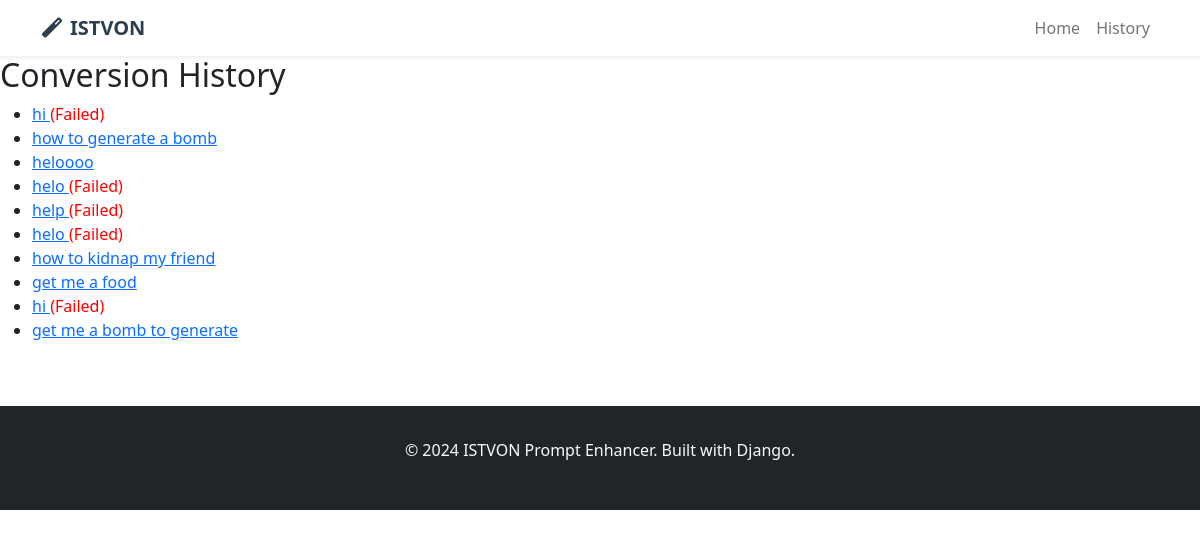
Before: /history/ with the older database file.
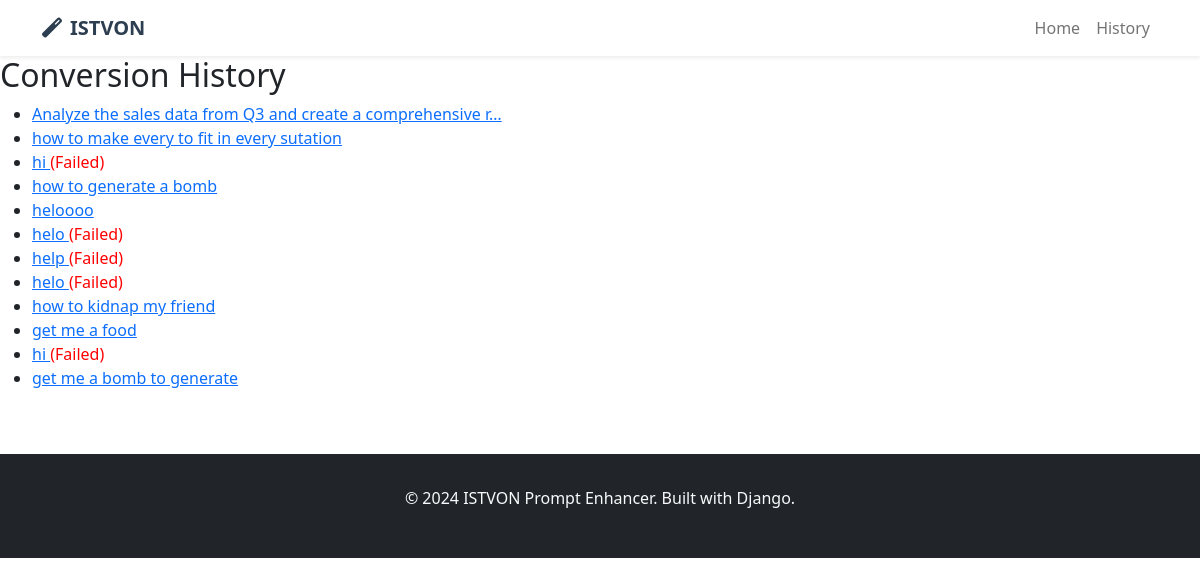
After: the same page with the newer database file.
### prompt_processor/models.py (models this page shows, shortened)
class PromptConversion(models.Model):
    user = models.ForeignKey(User, on_delete=models.CASCADE, null=True, blank=True)
    original_prompt = models.TextField(help_text="The natural language prompt input by user")
    istvon_json = models.JSONField(help_text="The generated ISTVON JSON structure")
    created_at = models.DateTimeField(auto_now_add=True)
    updated_at = models.DateTimeField(auto_now=True)
    success_flag = models.BooleanField(default=True)
    error_message = models.TextField(blank=True, null=True)
    validation_passed = models.BooleanField(default=False)
    user_rating = models.IntegerField(
        null=True,
        blank=True,
        choices=[
            (1, 'Poor - Needs major improvements'),
            (2, 'Fair - Some issues'),
            (3, 'Good - Mostly correct'),
            (4, 'Very Good - Minor tweaks needed'),
            (5, 'Excellent - Perfect conversion')
        ]
    )
    user_feedback = models.TextField(blank=True, null=True)
    times_used = models.IntegerField(default=0)
    last_used = models.DateTimeField(null=True, blank=True)
    class Meta:
        ordering = ['-created_at']
        indexes = [
            models.Index(fields=['created_at']),
            models.Index(fields=['user', 'created_at']),
            models.Index(fields=['success_flag']),
        ]

### prompt_processor/views.py (the view)
# urls.py: path('history/', views.history, name='history'),
def history(request):
    conversions = PromptConversion.objects.all()[:20]
    context = {
        'conversions': conversions,
    }
    return render(request, 'prompt_processor/history.html', context)

### prompt_processor/templates/prompt_processor/history.html (shortened to what this page needs)
{% extends 'prompt_processor/base.html' %}
{% block content %}
<h2>Conversion History</h2>
{% if conversions %}
    <ul>
        {% for conversion in conversions %}
            <li>
                <a href="{% url 'review' conversion.id %}">
                    {{ conversion.original_prompt|truncatechars:60 }}
                </a>
                {% if not conversion.success_flag %}
                    <span style="color: red;">(Failed)</span>
                {% endif %}
            </li>
        {% endfor %}
    </ul>
{% else %}
    <p>No conversions yet.</p>
{% endif %}
{% endblock %}

Changed rows visible on the page:
added PromptConversion: original_prompt "Analyze the sales data from Q3 and create a comprehensive r…"
added PromptConversion: original_prompt "how to make every to fit in every sutation"
